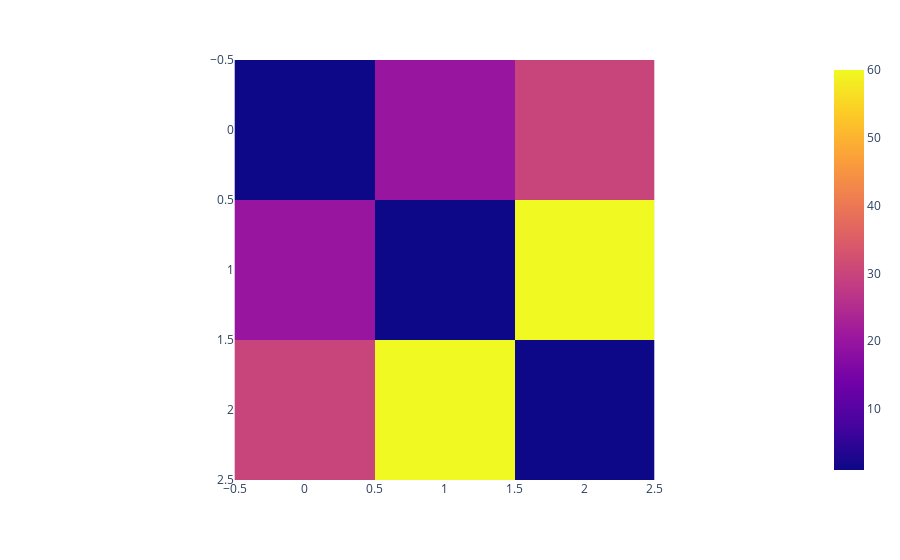

This figure's notebook cell:
### Markdown cell above
The `px.imshow()` function can be used to display heatmaps (as well as full-color images, as its name suggests). It accepts both array-like objects like lists of lists and `numpy` or `xarray` arrays, as well as `pandas.DataFrame` objects.


> For more examples using `px.imshow`, including examples of faceting and animations, as well as full-color image display, see the [the `imshow` documentation page](/python/imshow).

### Code cell
import plotly.express as px

fig = px.imshow([[1, 20, 30],
                 [20, 1, 60],
                 [30, 60, 1]])
fig.show()

### Figure 1 — Plotly figure (JSON) as saved in the notebook; plotly's stock layout.template omitted (floating-point values rounded to 4 significant figures)
{"data": [{"coloraxis": "coloraxis", "hovertemplate": "x: %{x}<br>y: %{y}<br>color: %{z}<extra></extra>", "name": "0", "type": "heatmap", "xaxis": "x", "yaxis": "y", "z": [[1, 20, 30], [20, 1, 60], [30, 60, 1]]}], "layout": {"coloraxis": {"colorscale": [[0, "#0d0887"], [0.1111, "#46039f"], [0.2222, "#7201a8"], [0.3333, "#9c179e"], [0.4444, "#bd3786"], [0.5556, "#d8576b"], [0.6667, "#ed7953"], [0.7778, "#fb9f3a"], [0.8889, "#fdca26"], [1, "#f0f921"]]}, "margin": {"t": 60}, "xaxis": {"anchor": "y", "constrain": "domain", "domain": [0, 1], "scaleanchor": "y"}, "yaxis": {"anchor": "x", "autorange": "reversed", "constrain": "domain", "domain": [0, 1]}}}
